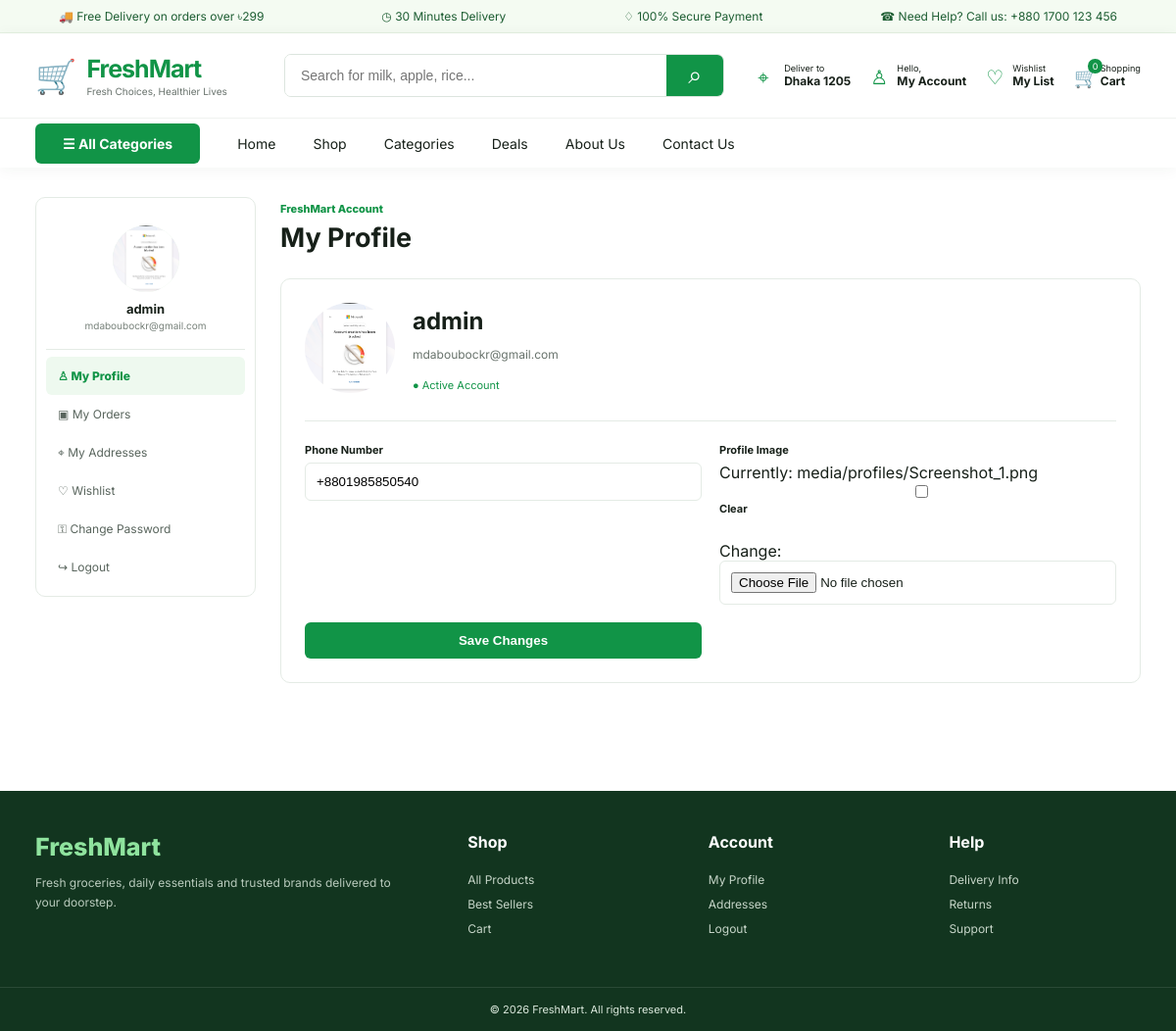
/profile/ (signed in), run on the app's committed database.
### Accounts/models.py (models this page shows, shortened)
class CustomerProfile(models.Model):
    user = models.ForeignKey(to=User, on_delete=models.CASCADE)
    phone = models.CharField(max_length=15, blank=True, null=True)
    profile_image = models.ImageField(upload_to='media/profiles/',  null=True, blank=True)
    address = models.ManyToManyField(to=Address, blank=True)

### Accounts/views.py (the view)
# urls.py: path('profile/', views.profile, name='profile'),
@login_required
def profile(request):
    customer = CustomerProfile.objects.get_or_create(user=request.user, defaults={'phone': ''})[0]
    if request.method == 'POST':
        form = ProfileForm(request.POST, request.FILES, instance=customer)
        if form.is_valid():
            form.save()
            messages.success(request, 'Profile updated successfully.')
            return redirect('/profile/')
    else:
        form = ProfileForm(instance=customer)
    return render(request=request, template_name='Accounts/profile.html', context={'form': form, 'customer': customer})

### Accounts/forms.py
class ProfileForm(forms.ModelForm):
    class Meta:
        model = CustomerProfile
        fields = ['phone', 'profile_image']

### templates/Accounts/profile.html (shortened to what this page needs)
{% extends 'base.html' %}
{% block content %}
<main class="container account-page"><div class="account-layout"><aside class="account-nav"><div class="account-user">{% if customer.profile_image %}<img src="{{ customer.profile_image.url }}" alt="Profile">{% else %}<div class="account-avatar">{{ user.first_name|default:user.username|slice:':1'|upper }}</div>{% endif %}<b>{{ user.get_full_name|default:user.username }}</b><small>{{ user.email }}</small></div><a class="active" href="{% url 'profile' %}">♙ My Profile</a><a href="{% url 'orders' %}">▣ My Orders</a><a href="{% url 'address_list' %}">⌖ My Addresses</a><a href="{% url 'wishlist' %}">♡ Wishlist</a><a href="{% url 'change_password' %}">⚿ Change Password</a><a href="{% url 'logout' %}">↪ Logout</a></aside><section class="account-content"><div class="account-title"><div><span>FreshMart Account</span><h1>My Profile</h1></div></div><div class="profile-panel"><div class="profile-hero"><div>{% if customer.profile_image %}<img src="{{ customer.profile_image.url }}" alt="Profile">{% else %}<div class="big-avatar">{{ user.first_name|default:user.username|slice:':1'|upper }}</div>{% endif %}</div><div><h2>{{ user.get_full_name|default:user.username }}</h2><p>{{ user.email }}</p><span class="status">● Active Account</span></div></div><form method="post" enctype="multipart/form-data" class="profile-form-new">{% csrf_token %}<div><label>Phone Number</label>{{ form.phone }}</div><div><label>Profile Image</label>{{ form.profile_image }}</div><button type="submit">Save Changes</button></form></div></section></div></main>
{% endblock %}

### static/css/freshmart/global.css (style rules this page uses)
:root { --green:#119447;--dark:#12351f;--light:#f3faef;--border:#e4ebe5;--muted:#66716a;--red:#ef4444 }
* { box-sizing:border-box }
body { margin:0;font-family:Inter,Arial,sans-serif;background:#fff;color:#172019 }
.container { width:min(1400px,94%);margin:auto }
a { text-decoration:none;color:inherit }
.account-page { padding:30px 0 70px }
.account-layout { display:grid;grid-template-columns:225px 1fr;gap:25px }
.account-nav { border:1px solid var(--border);border-radius:10px;height:max-content;padding:10px }
.account-nav a { display:block;padding:12px;border-radius:6px;font-size:12px;color:#59655d }
.account-nav a:hover,.account-nav a.active { background:#eef9ef;color:var(--green);font-weight:800 }
.account-user { text-align:center;padding:18px 10px;border-bottom:1px solid var(--border);margin-bottom:7px }
.account-user img,.account-avatar { width:68px;height:68px;border-radius:50%;object-fit:cover;margin:auto;background:#e9f7e9;display:flex;align-items:center;justify-content:center;font-size:26px;color:var(--green);font-weight:800 }
.account-user b,.account-user small { display:block }
.account-user b { margin-top:9px;font-size:13px }
.account-user small { color:#768079;font-size:10px;margin-top:3px }
.account-title { display:flex;justify-content:space-between;align-items:center;margin-bottom:20px }
.account-title span { font-size:11px;color:var(--green);font-weight:800 }
.account-title h1 { font-size:27px;margin:5px 0 }
.profile-panel,.orders-table,.order-detail-card,.address-card,.form-card { border:1px solid var(--border);border-radius:10px;background:#fff }
.profile-panel { padding:24px }
.profile-hero { display:flex;gap:18px;align-items:center;padding-bottom:24px;border-bottom:1px solid var(--border) }
.profile-hero img { width:92px;height:92px;border-radius:50%;object-fit:cover }
.profile-hero h2 { margin:0 }
.profile-hero p { color:#68736c;font-size:12px }
.status { color:var(--green);font-size:11px }
.profile-form-new { display:grid;grid-template-columns:1fr 1fr;gap:18px;margin-top:22px }
.profile-form-new label,.form-card label { display:block;font-size:11px;font-weight:700;margin-bottom:6px }
.profile-form-new input,.form-card input,.form-card select,.form-card textarea { width:100%;padding:11px;border:1px solid var(--border);border-radius:6px }
.profile-form-new button,.green-btn { border:0;background:var(--green);color:#fff;padding:11px 17px;border-radius:6px;font-weight:700 }

### data on the page
CustomerProfile: profile_image (picture), phone "+8801985850540"

### other printed values
{{ cart_items|length|default:0 }} "0"
{{ user.get_full_name|default:user.username }} "admin"
{{ user.email }} "mdaboubockr@gmail.com"
